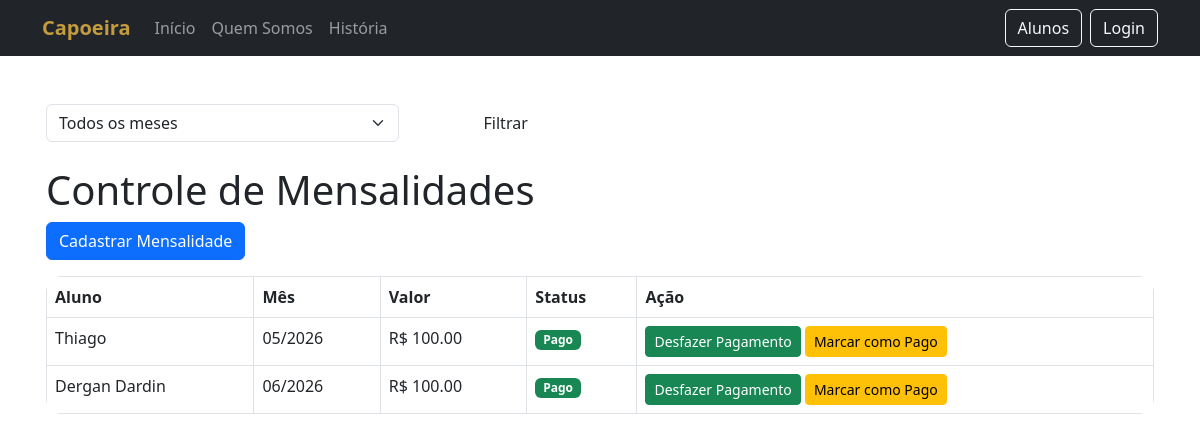
Before: /mensalidades/ with the older database file.
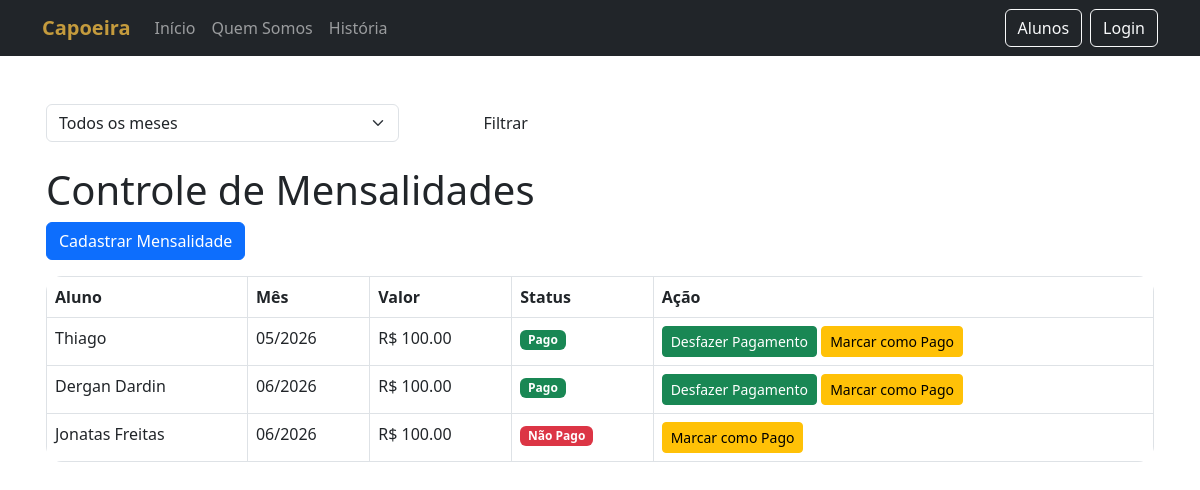
After: the same page with the newer database file.
### app_management/models.py (models this page shows, shortened)
class Mensalidade(models.Model):
    STATUS_CHOICES = [
        ('PENDENTE', 'Não pago'),
        ('PAGO', 'Pago'),
    ]
    aluno = models.ForeignKey(Aluno, on_delete=models.CASCADE)
    valor = models.DecimalField(max_digits=8, decimal_places=2)
    mes_referencia = models.CharField(max_length=7)  # ex: 04/2026
    status = models.CharField(max_length=10, choices=STATUS_CHOICES, default='PENDENTE')
    data_pagamento = models.DateField(null=True, blank=True)
    observacao = models.TextField(blank=True, null=True)
    class Meta:
        unique_together = ['aluno', 'mes_referencia']

class Aluno(models.Model):
    nome = models.CharField(max_length=100)
    idade = models.IntegerField()
    telefone = models.CharField(max_length=20)
    data_cadastro = models.DateField(auto_now_add=True)
    graduacao = models.CharField(max_length=50, blank=True, null=True)
    corda = models.CharField(max_length=50, blank=True, null=True)

### app_management/views.py (the view)
def listar_mensalidades(request):
    total_alunos = Aluno.objects.count()
    total_pagas = Mensalidade.objects.filter(status='PAGO').count()
    total_pendentes = Mensalidade.objects.filter(status='PENDENTE').count()
    mensalidades = Mensalidade.objects.all()
    mes_filtro = request.GET.get('mes')
    total_recebido = Mensalidade.objects.filter(status='PAGO').aggregate(total=Sum('valor'))['total'] or 0
    total_pendente_valor = Mensalidade.objects.filter(status='PENDENTE').aggregate(total=Sum('valor'))['total'] or 0
    if mes_filtro:
        mensalidades = mensalidades.filter(mes_referencia=mes_filtro)
    mensalidades = mensalidades.order_by('mes_referencia')
    return render(request, 'mensalidades.html', {
        'mensalidades': mensalidades,
        'total_alunos': total_alunos,
        'total_pagas': total_pagas,
        'total_pendentes': total_pendentes,
        'total_recebido': total_recebido,
        'total_pendente_valor': total_pendente_valor,
        'mes_filtro': mes_filtro,
    })

### app_management/templates/mensalidades.html (shortened to what this page needs)
{% extends 'home.html' %}
{% block content %}
    <br>
    <form method="GET" class="mb-4">
    <div class="row">
        <div class="col-md-4">
            <select name="mes" class="form-select">
                <option value="">Todos os meses</option>
            </select>
        </div>
        <div class="col-md-2">
            <button type="submit" class="btn btn-custom w-100">
                Filtrar
            </button>
        </div>
    </div>
    </form>
    <h1>Controle de Mensalidades</h1>
    <a href="/cadastrar-mensalidade/" class="btn btn-primary mb-3">Cadastrar Mensalidade</a>
    <table class="table table-bordered">
        <tr>
            <th>Aluno</th>
            <th>Mês</th>
            <th>Valor</th>
            <th>Status</th>
            <th>Ação</th>
        </tr>
        {% for m in mensalidades %}
        <tr>
            <td>{{ m.aluno.nome }}</td>
            <td>{{ m.mes_referencia }}</td>
            <td>R$ {{ m.valor }}</td>
            <td>
                {% if m.status == 'PAGO' %}
                    <span class="badge bg-success">Pago</span>
                {% else %}
                    <span class="badge bg-danger">Não Pago</span>
                {% endif %}
            </td>
            <td>
                {% if m.status == 'PAGO' %}
                    <a href="{% url 'marcar_pendente' m.id %}" class="btn btn-success btn-sm">
                        Desfazer Pagamento
                    </a>
                {% endif %}
                    <a href="{% url 'marcar_pago' m.id %}" class="btn btn-warning btn-sm">
                        Marcar como Pago
                    </a>
            </td>
        </tr>
        {% endfor %}
    </table>
</body>
{% endblock %}

Changed rows visible on the page:
added Mensalidade: aluno.nome "Jonatas Freitas", mes_referencia "06/2026", valor "100.00", status "Não Pago"
